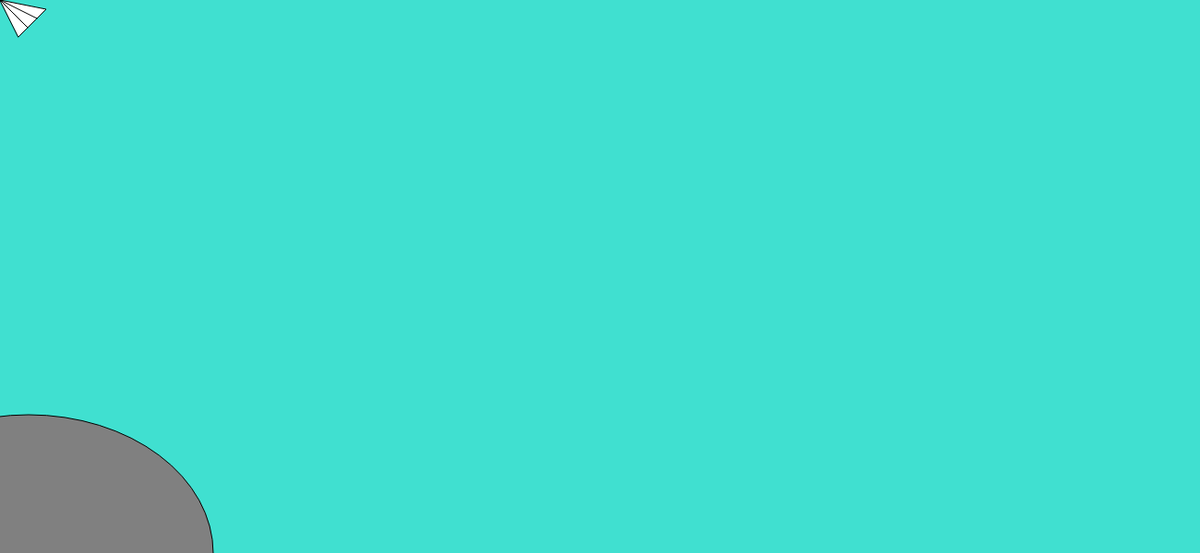
Frame 1 (no input)
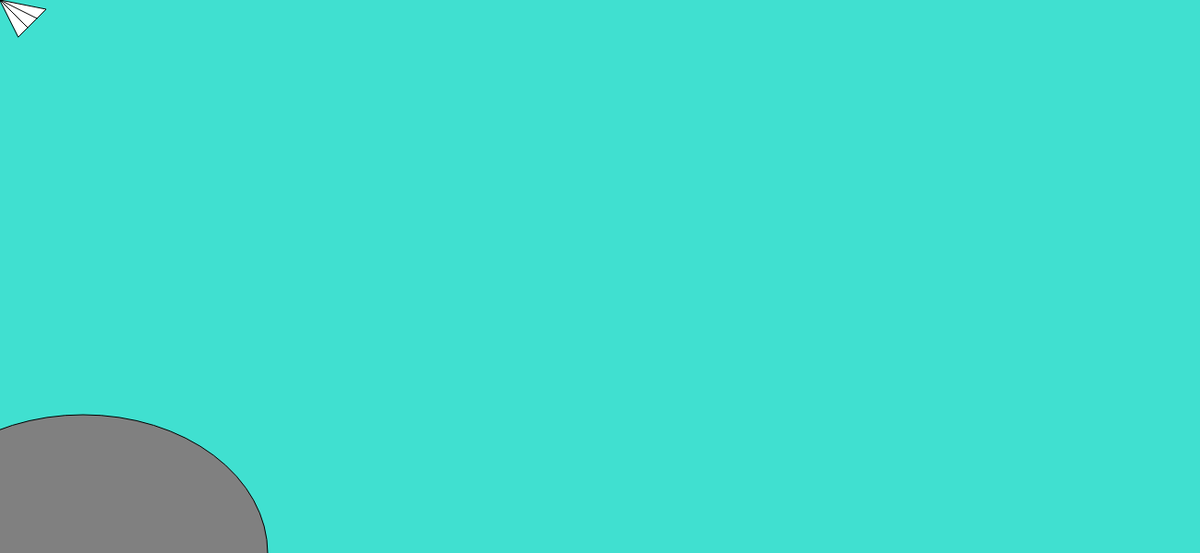
Frame 60 (no input)
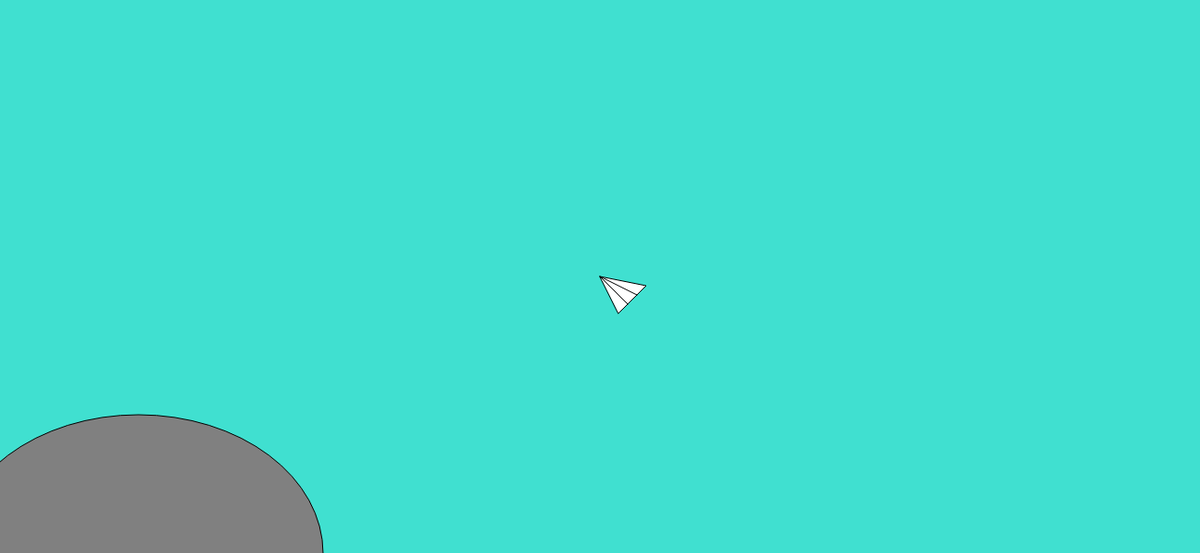
Frame 120 (the mouse pressed at the canvas centre since frame 60)

The p5.js sketch that drew these frames (run headless with seeded random() and noise() and a simulated clock; from frame 60 on, the mouse is pressed at the canvas centre):

// p5.js sketch
// ── sketch.js
let rockMotionX
rockMotionX=30
let planeMotionMouse

//here I'm setting up my variables
//I want one that will make my rock move across the bottom of the screen
//and I want one that will make my paper airplane be controlled by the mouse

function setup() {
  createCanvas(1300, 600)
  background("turquoise")
}
//setting up a canvas, basic shit, ya girl has got this.

function draw() {
  background("turquoise")
  noCursor()


  fill ("white")
  triangle (mouseX, mouseY, mouseX +50, mouseY +10,  mouseX+20, mouseY+40)
  stroke("black")
  line(mouseX, mouseY, mouseX +40 ,mouseY +20)
  line(mouseX, mouseY, mouseX +30 ,mouseY +30)

//the body of my paper airplane!

rockMotionX=rockMotionX+1
fill("gray")
arc(rockMotionX, 600, 400, 300, PI, 0, PI)
ellipse()
//I originally drew my rock really small just to get it figured out
//and moving, but now it like breaks whenever I change the size.


}
